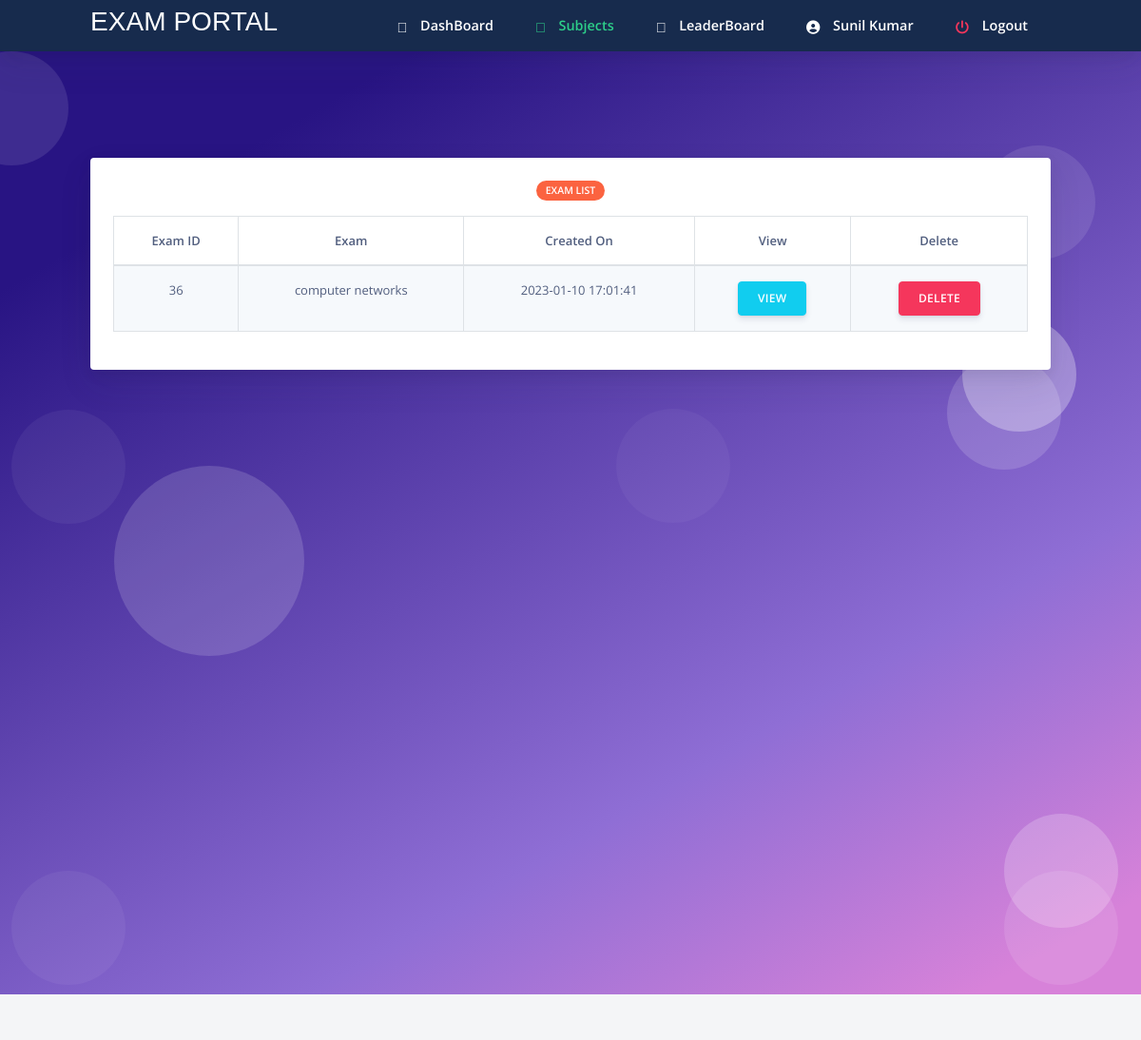
The page /quizlist.php (signed in) on the database its author committed.
### tables this page shows
CREATE TABLE `staff` (
  `staffid` varchar(10) NOT NULL,
  `name` varchar(20) NOT NULL,
  `mail` varchar(30) NOT NULL,
  `phno` varchar(10) NOT NULL,
  `gender` varchar(1) NOT NULL,
  `DOB` varchar(10) NOT NULL,
  `pw` varchar(200) NOT NULL,
  `dept` varchar(3) DEFAULT NULL
);

CREATE TABLE `quiz` (
  `quizid` int(11) NOT NULL,
  `quizname` varchar(20) NOT NULL,
  `date_created` timestamp NOT NULL DEFAULT current_timestamp(),
  `staffid` varchar(30) NOT NULL
);

### quizlist.php (the view, shortened to what this page needs)
<html>
<?php require ("header.php");?>
<?php
require_once 'sql.php';
                $conn = mysqli_connect($host, $user, $ps, $project);if (!$conn) {
    echo "<script>alert(\"Database error retry after some time !\")</script>";
} else {
    $staffid = $_SESSION["staffid"];
    $sql = "select * from staff where staffid='{$staffid}'";
    $res =   mysqli_query($conn, $sql);
    if ($res == true) {
        while ($row = mysqli_fetch_array($res)) {
            $dbname = $row['name'];
        }
    }
}
?>
 <body class="bg-white" id="top">
    <nav
      id="navbar-main"
      class="
        navbar navbar-main navbar-expand-lg
        bg-default
        navbar-light
        position-sticky
        top-0
        shadow
        py-0
      "
    >
      <div class="container">
        <ul class="navbar-nav navbar-nav-hover align-items-lg-center">
          <li class="nav-item dropdown">
            <a href="index.php" class="navbar-brand mr-lg-5 text-white">
            <h3 style="color: white; font-family:Verdana, Geneva, Tahoma, sans-serif;">Exam Portal</h3>
            </a>
          </li>
        </ul>
        <div class="navbar-collapse collapse bg-default" id="navbar_global">
          <ul class="navbar-nav align-items-lg-center ml-auto">
				 <li class="nav-item">
              <a href="homestaff.php" class="nav-link">
                <span class="text-white nav-link-inner--text font-weight-bold"
                  ><i class="text-white fad fa-home"></i> DashBoard</span
                >
              </a>
            </li>
			 <li class="nav-item">
              <a href="quizlist.php" class="nav-link">
                <span class="text-success nav-link-inner--text font-weight-bold"
                  ><i class="text-success fad fa-poll"></i> Subjects</span
                >
              </a>
            </li>
			 <li class="nav-item">
              <a href="staffleaderboard.php" class="nav-link">
                <span class="text-white nav-link-inner--text font-weight-bold"
                  ><i class="text-white fad fa-award"></i> LeaderBoard</span
                >
              </a>
            </li>
			 <li class="nav-item">
              <a href="staffprofile.php" class="nav-link">
                <span class="text-white nav-link-inner--text font-weight-bold"
                  ><i class="text-white fas fa-user-circle"></i> <?php echo $dbname ?></span
                >
              </a>
            </li>
		   <li class="nav-item">
              <a href="logout.php" class="nav-link">
                <span class="text-white nav-link-inner--text font-weight-bold"
                  ><i class="text-danger fas fa-power-off"></i> Logout</span
                >
              </a>
            </li>
          </ul>
        </div>
      </div>
    </nav>
  <section class="section section-shaped section-lg">
    <div class="shape shape-style-1 shape-primary">
      <span></span>
      <span></span>
      <span></span>
      <span></span>
      <span></span>
      <span></span>
      <span></span>
      <span></span>
      <span></span>
      <span></span>
    </div>
<div class="container">
<div class="row">
            <div class="col-sm-12 mb-3">
              <div class="card card-body bg-gradient-white text-white mt-3">
			   <div class="col-12 mx-auto text-center">
            <span class="badge badge-warning badge-pill mb-3">Exam List</span>
          </div>
		      <table id="tabledata" class=" table table-striped table-hover table-bordered  text-center ">
            <thead class="font-weight-bold">
                      <tr >
                <td >Exam ID</td>
                <td> Exam </td>
                <td> Created On </td>
                <td>  View </td>
				<td> Delete </td>
				        </tr>
            </thead>
		<tbody >
		  				        <?php
  $sql ="select * from quiz where staffid='{$staffid}'";
            $res=mysqli_query($conn,$sql);
while ($row = mysqli_fetch_array($res)) {
			$id=$row['quizid'];
			$name=$row['quizname'];
			$date=$row['date_created'];
        ?>
			     <tr class="text-center">
                <td data-label="Quiz ID"> <?php echo $id ?> </td>
                <td data-label="Quiz Title"> <?php echo $name  ?> </td>
                <td data-label="Created On"> <?php echo $date  ?> </td>
        <td data-label="Profile"> <button class="btn btn-info btn-sm" > <a href="viewq.php?qid=<?php echo $id ?>" class="nav-link text-white"> View </a> </button> </td>
       <td data-label="delete"> <button class="btn btn-sm btn-danger" > <a href="delete.php?id=<?php echo $id ?>"  class=" nav-link text-white" data-toggle="tooltip">Delete</a> </button> </td>
            </tr>
							<?php
					}
				?>
			</tbody>
    </table>
             </div>
                </div>
              </div>
    </div>
</section>
    <?php require("footer.php");?>
</body>
</html>

### rows shown on the page
staff: name "Sunil Kumar"
quiz: quizid "36", quizname "computer networks", date_created "2023-01-10 17:01:41"
